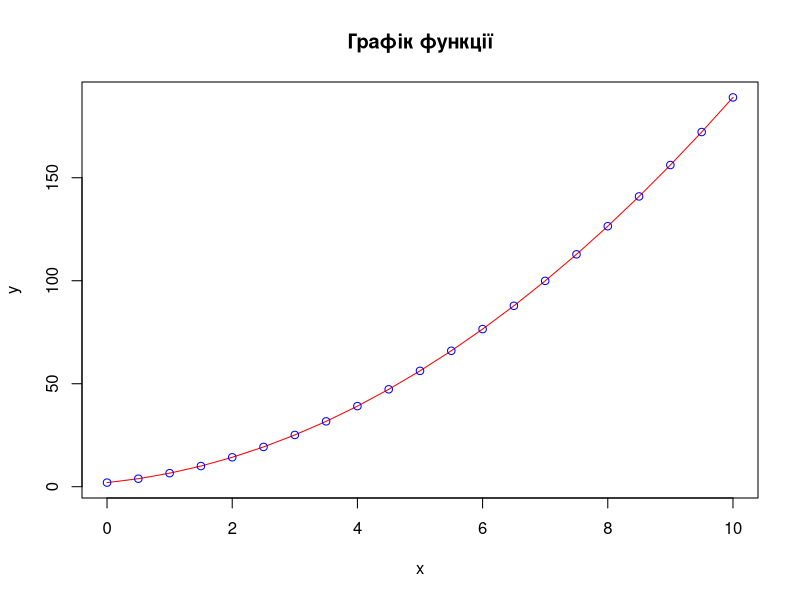
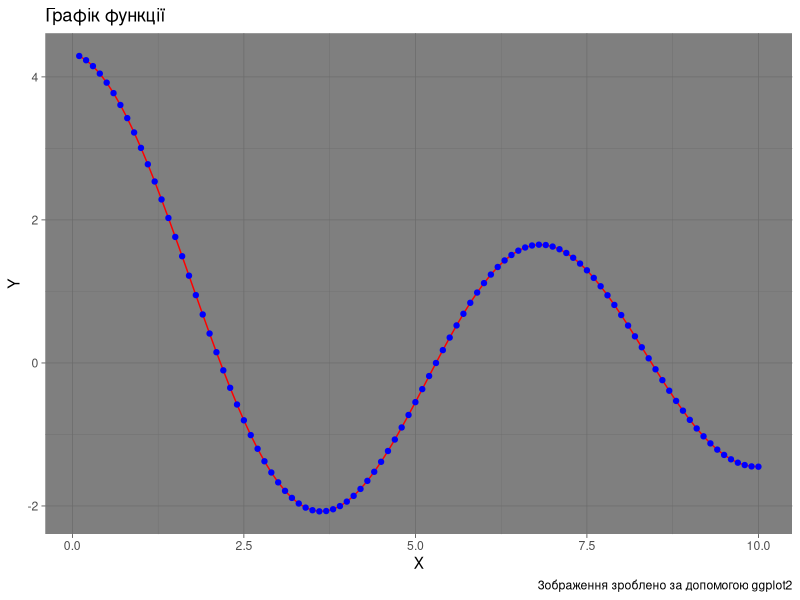
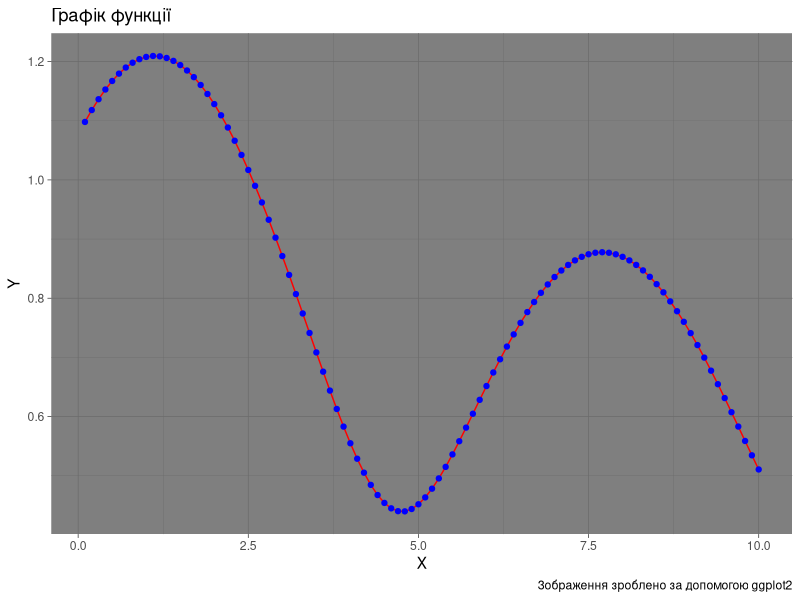

The R source for these figures, in order:
## ---- chunk 1

# Задаємо параметри функції
b0 <- 2
b1 <- 3
b2 <- 1.57

# Задаємо область визначення

x <- seq(0, 10, 0.5)
y <- b0 + b1 * x + b2 * x^2

plot(x, y,
     type = "l",
     col = "red",
     main = "Графік функції",
     xlab = "x",
     ylab = "y"
     )
points(x, y,
       col = "blue")

df <- data.frame(x = x, y = y) # створюємо таблицю даних

## ---- chunk 2
# install.packages("rio") # інсталяція пакету
library(rio) # підключення пакету
export(df, "data/data.csv")

## ---- chunk 3
dfNew <-  import("data/data.csv")

# Таблиця засобами knitr
knitr::kable(head(dfNew),
             caption = "_Табл. 1. Фрагмент таблиці даних_")


# Таблиця засобами stargazer
# stargazer::stargazer(head(dfNew),
#                      type = "html",
#                      summary = FALSE,
#              title = "_Табл. 1. Фрагмент таблиці даних_")


# Таблиця засобами xtable
# print(xtable::xtable(head(dfNew),
#                      type = "html",
#                      html.table.attributes="border=0",
#                      summary = FALSE,
#              caption = "_Табл. 1. Фрагмент таблиці даних_"))

## ---- chunk 4

# Задаємо параметри функції
a <- 2
b <- 1
c <- 3
d <- 2

# Задаємо область визначення X

x <- seq(0.1, 10, length.out = 100)

#Визначаемо значення по заднiй функцiї
y <- (a * sin(b * x) + c * cos(x)) / log(x + d)

df <- data.frame(x = x, y = y) # створюємо таблицю даних

#Пiдключаемо ggplot2
library(ggplot2)

# Create a red lineplot in ggplot2     
ggplot(df, aes(x = x, y = y)) +
  geom_line(color = "red") +                 # Червона линия
  geom_point(color = "blue") +               # Блакитнi точки
  labs(x = "X", y = "Y", 
       title = "Графік функції", 
       caption = "Зображення зроблено за допомогою ggplot2") +
  theme_dark()

## ---- chunk 5

library(rio) # підключення пакету
export(df, "data/data2.csv")

## ---- chunk 6
dfNew <-  import("data/data2.csv")

# Таблиця засобами knitr
knitr::kable(head(dfNew),
             caption = "_Табл. 3. Фрагмент таблиці даних першого індивідуального завдання_")

## ---- chunk 7

# Задаємо параметри функції
a <- 3
b <- 2
c <- 5

# Задаємо область визначення

x1 <- 0.1
x2 <- 10
x <- seq(x1, x2, length.out = 100)
y <- sqrt(a + b * sin(x)) / log(x + c)

df <- data.frame(x = x, y = y) # створюємо таблицю даних

library(ggplot2)

# Create a red lineplot in ggplot2     
ggplot(df, aes(x = x, y = y)) +
  geom_line(color = "red") +            
  geom_point(color = "blue") +
  labs(x = "X", y = "Y", 
       title = "Графік функції", 
       caption = "Зображення зроблено за допомогою ggplot2") +
  theme_dark()

## ---- chunk 8

library(rio) # підключення пакету
export(df, "data/data3.csv")

## ---- chunk 9
dfNew <-  import("data/data3.csv")

# Таблиця засобами knitr
knitr::kable(head(dfNew),
             caption = "_Табл. 5. Фрагмент таблиці даних другого індивідуального завдання_")

